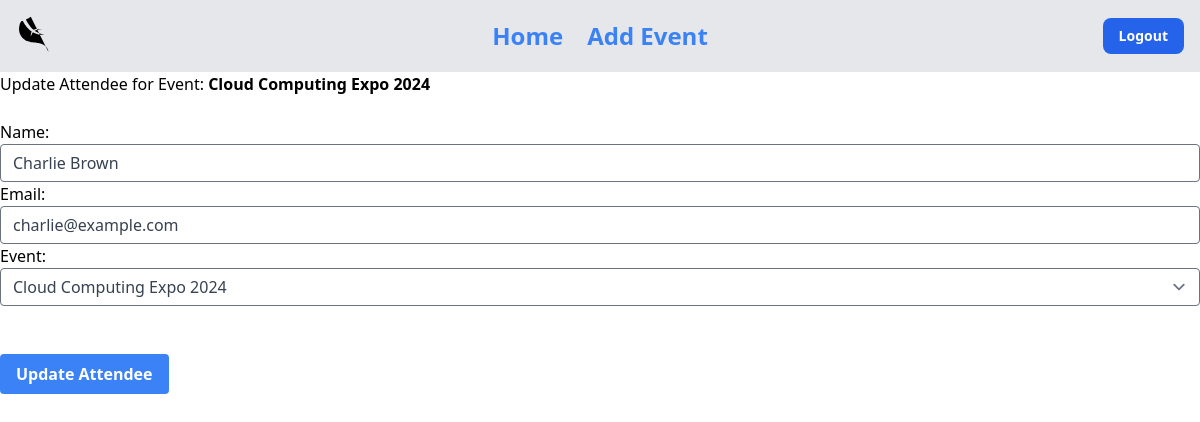
/events/8/attendee/10/update/ (signed in), run on the app's committed database.
### event_manager/models.py (models this page shows, shortened)
class Event(models.Model):
    name = models.CharField(max_length=200)
    description = models.TextField()
    location = models.CharField(max_length=200)
    date = models.DateField()
    def __str__(self):
        return self.name

class Attendee(models.Model):
    name = models.CharField(max_length=100)
    email = models.EmailField(unique=True)
    event = models.ForeignKey(Event, on_delete=models.CASCADE, related_name="attendees")

### event_manager/views.py (the view)
# urls.py: path('events/<int:event_id>/attendee/<int:attendee_id>/update/', update_attendee, name='update_attendee'),
@login_required
def update_attendee(request, event_id, attendee_id):
    event = get_object_or_404(Event, id=event_id)  # Retrieve the event by its ID
    attendee = get_object_or_404(Attendee, id=attendee_id, event=event)  # Retrieve the attendee within the event
    if request.method == 'POST':
        form = AttendeeForm(request.POST, instance=attendee)  # Pre-populate form with the existing attendee data
        if form.is_valid():
            form.save()  # Save the updated attendee details
            return redirect('attendee_list', event_id=event.id)  # Redirect to attendee list after update
    else:
        form = AttendeeForm(instance=attendee)  # Show the existing data in the form
    return render(request, 'update_attendee.html', {'form': form, 'event': event, 'attendee': attendee})

### event_manager/froms.py
class AttendeeForm(forms.ModelForm):
    class Meta:
        model = Attendee
        fields = ['name', 'email', 'event']  # Include 'event' as it's now part of the form
        widgets = {
            'name': forms.TextInput(attrs={
                "class": "shadow appearance-none border rounded w-full py-2 px-3 text-gray-700 leading-tight focus:outline-none focus:shadow-outline",
                "placeholder": "Enter attendee name here..."
            }),
            'email': forms.EmailInput(attrs={
                "class": "shadow appearance-none border rounded w-full py-2 px-3 text-gray-700 leading-tight focus:outline-none focus:shadow-outline",
                "placeholder": "Enter attendee email here..."
            }),
            'event': forms.Select(attrs={
                "class": "shadow appearance-none border rounded w-full py-2 px-3 text-gray-700 leading-tight focus:outline-none focus:shadow-outline"
            }),
        }

### templates/update_attendee.html (shortened to what this page needs)
{% extends "index.html" %}
{% block content %}
<h1>Update Attendee for Event: <strong>{{ event.name }}</strong></h1>
<br>
<form method="post">
    {{ form.as_p }}
    <br>
    <br>
    <button class="bg-blue-500 hover:bg-blue-700 text-white font-bold py-2 px-4 rounded" type="submit">
        Update Attendee
    </button>
</form>
{% endblock %}

### data on the page
Event: name "Cloud Computing Expo 2024"
Attendee: name "Charlie Brown", email "charlie@example.com", event "Cloud Computing Expo 2024"
